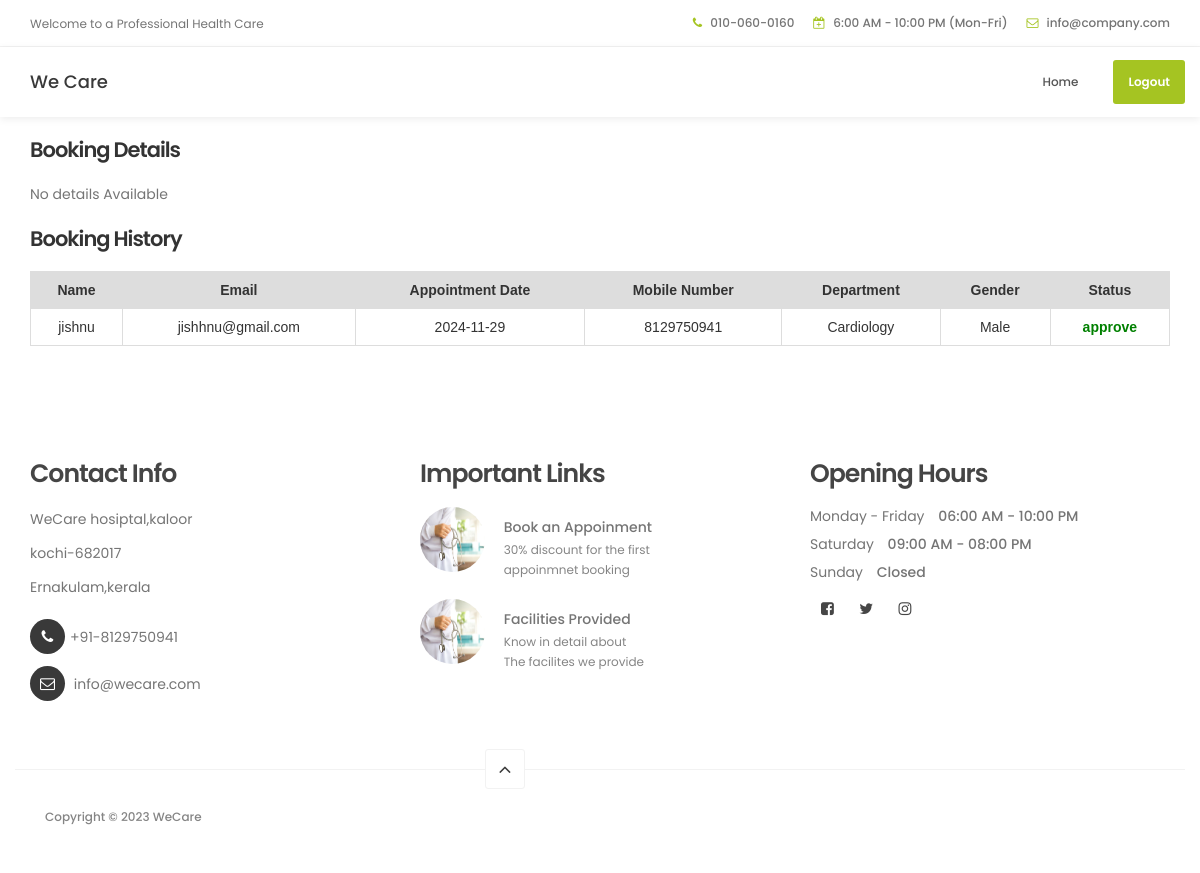
Screenshot of /details (signed in) with the database file from the repository.
### hosptialapp/models.py (models this page shows, shortened)
class booking_db(models.Model):
    name = models.CharField(max_length=200)
    email = models.CharField(max_length=200)
    date = models.CharField(max_length=200)
    status_choice = [('male', 'Male'), ('female', 'Female'), ('notspecified', 'Notspecified')]
    gender = models.CharField(max_length=25, choices=status_choice, default='Notspecified')
    department = models.CharField(max_length=200)
    phone = models.CharField(max_length=200, default=0)
    message = models.CharField(max_length=200)
    payment = models.CharField(max_length=200, default=0)
    status_choice = [
        ('approve', 'approve'),
        ('reject', 'reject'),
        ('pending', 'pending')
    ]
    status = models.CharField(max_length=10, choices=status_choice, default='pending')

### hosptialapp/views.py (the view)
# urls.py: path('details',views.booking_dtl),
def booking_dtl(request):
    pending_booking = []
    history = []
    d = booking_db.objects.filter(status='pending')
    for i in d:
        if i.email == request.session['id']:
            pending_booking.append(i)
    d1 = booking_db.objects.filter(status='approve')
    for j in d1:
        if j.email == request.session['id']:
            history.append(j)
    return render(request, 'booking_details.html', {'data': pending_booking, 'data1': history})

### template/booking_details.html (shortened to what this page needs)
<!DOCTYPE html>
<html lang="en">
<head>
          {% load static %}
     <link rel="stylesheet" href="{% static 'css/bootstrap.min.css' %}">
     <link rel="stylesheet" href="{% static 'css/font-awesome.min.css' %}">
     <link rel="stylesheet" href="{% static 'css/animate.css' %}">
     <link rel="stylesheet" href="{% static 'css/owl.carousel.css' %}">
     <link rel="stylesheet" href="{% static 'css/owl.theme.default.min.css' %}">
     <link rel="stylesheet" href="https://cdnjs.cloudflare.com/ajax/libs/font-awesome/4.7.0/css/font-awesome.min.css">
     <link rel="stylesheet" href="{% static 'css/tooplate-style.css' %}">
</head>
<body id="top" data-spy="scroll" data-target=".navbar-collapse" data-offset="50">
     <header>
          <div class="container">
               <div class="row">
                    <div class="col-md-4 col-sm-5">
                         <p>Welcome to a Professional Health Care</p>
                    </div>
                    <div class="col-md-8 col-sm-7 text-align-right">
                         <span class="phone-icon"><i class="fa fa-phone"></i> 010-060-0160</span>
                         <span class="date-icon"><i class="fa fa-calendar-plus-o"></i> 6:00 AM - 10:00 PM (Mon-Fri)</span>
                         <span class="email-icon"><i class="fa fa-envelope-o"></i> <a href="https://mail.google.com/">info@company.com</a></span>
                    </div>
               </div>
          </div>
     </header>
     <section class="navbar navbar-default navbar-static-top" role="navigation">
          <div class="container">
               <div class="navbar-header">
                    <a href="./" class="navbar-brand">We Care</a>
               </div>
               <div class="collapse navbar-collapse">
                    <ul class="nav navbar-nav navbar-right">
                         <li><a href="home" class="smoothScroll">Home</a></li>
                         <li class="appointment-btn"><a href="logout">Logout</a></li>
                    </ul>
               </div>
          </div>
     </section>
     <div class="container">
          <h3>Booking Details</h3><br>
     {% if data %}
     <table class="table table-dark">
          <tr>
               <th>Name</th>
               <th>Email</th>
               <th>Appointment Date</th>
               <th>Mobile Number</th>
               <th>Department</th>
               <th>Gender</th>
               <th>Status</th>
          </tr>
          {% for i in data %}
          <tr>
               <td>{{i.name}}</td>
               <td>{{i.email}}</td>
               <td>{{i.date}}</td>
               <td>{{i.phone}}</td>
               <td>{{i.department}}</td>
               <td>{{i.gender}}</td>
               <td style="color:red;font-weight:bold;">{{i.status}}</td>
          </tr>
          {% endfor %}
     </table>
     {% else %}
     <p>No details Available</p>
     {% endif %}
     <h3>Booking History</h3><br>
     <table class="table table-dark">
           {% if data1 %}
          <tr>
               <th>Name</th>
               <th>Email</th>
               <th>Appointment Date</th>
               <th>Mobile Number</th>
               <th>Department</th>
               <th>Gender</th>
               <th>Status</th>
          </tr>
           {% for i in data1 %}
          <tr>
               <td>{{i.name}}</td>
               <td>{{i.email}}</td>
               <td>{{i.date}}</td>
               <td>{{i.phone}}</td>
               <td>{{i.department}}</td>
               <td>{{i.gender}}</td>
               <td style="color:green;font-weight:bold;">{{i.status}}</td>
          </tr>
          {% endfor %}
     </table>
     {% endif %}
     </div>
     <footer data-stellar-background-ratio="5">
          <div class="container">
               <div class="row">
                    <div class="col-md-4 col-sm-4">
                         <div class="footer-thumb">
                              <h4 class="wow fadeInUp" data-wow-delay="0.4s">Contact Info</h4>
                              <p>WeCare hosiptal,kaloor</p>
                              <p>kochi-682017</p>
                              <p>Ernakulam,kerala</p>
                              <div class="contact-info">
                                   <p><i class="fa fa-phone"></i>+91-8129750941</p>
                                   <p><i class="fa fa-envelope-o"></i> <a href="#">info@wecare.com</a></p>
                              </div>
                         </div>
                    </div>
                    <div class="col-md-4 col-sm-4">
                         <div class="footer-thumb">
                              <h4 class="wow fadeInUp" data-wow-delay="0.4s">Important Links </h4>
                              <div class="latest-stories">
                                   <div class="stories-image">
                                        <a href="#"><img src="{% static 'images/news-image.jpg' %}" class="img-responsive" alt=""></a>
                                   </div>
                                   <div class="stories-info">
                                        <a href="#"><h5>Book an Appoinment</h5></a>
                                        <span>30% discount for the first <br> appoinmnet booking</span>
                                   </div>
                              </div>
                              <div class="latest-stories">
                                   <div class="stories-image">
                                        <a href="#"><img src="{% static 'images/news-image.jpg' %}" class="img-responsive" alt=""></a>
                                   </div>
                                   <div class="stories-info">
                                        <a href="#"><h5>Facilities Provided</h5></a>
                                        <span>Know in detail about <br> The facilites we provide</span>
                                   </div>
                              </div>
                         </div>
                    </div>
                    <div class="col-md-4 col-sm-4">
                         <div class="footer-thumb">
                              <div class="opening-hours">
                                   <h4 class="wow fadeInUp" data-wow-delay="0.4s">Opening Hours</h4>
                                   <p>Monday - Friday <span>06:00 AM - 10:00 PM</span></p>
                                   <p>Saturday <span>09:00 AM - 08:00 PM</span></p>
                                   <p>Sunday <span>Closed</span></p>
                              </div>
                              <ul class="social-icon">
                                   <li><a href="https://www.facebook.com/tooplate" class="fa fa-facebook-square" attr="facebook icon"></a></li>
                                   <li><a href="#" class="fa fa-twitter"></a></li>
                                   <li><a href="#" class="fa fa-instagram"></a></li>
                              </ul>
                         </div>
                    </div>
                    <div class="col-md-12 col-sm-12 border-top ">
                         <div class="col-md-4 col-sm-6">
                              <div class="copyright-text">
                                   <p>Copyright &copy; 2023 WeCare
                              </div>
                         </div>
                         <div class="col-md-2 col-sm-2 text-align-center">
                              <div class="angle-up-btn">
                                  <a href="#top" class="smoothScroll wow fadeInUp" data-wow-delay="1.2s"><i class="fa fa-angle-up"></i></a>
                              </div>
                         </div>
                    </div>
               </div>
          </div>
     </footer>
</body>
</html>

### static/css/tooplate-style.css (style rules this page uses)
body { background: #ffffff; font-family: 'Poppins', sans-serif; overflow-x: hidden; }
h1,h2,h3,h4,h5,h6 { font-weight: 600; line-height: inherit; }
h1,h2,h3,h4 { letter-spacing: -1px; }
h5 { font-weight: 500; }
h3 { font-size: 1.8em; line-height: 1.2em; margin-bottom: 0; }
h4 { color: #454545; font-size: 1.8em; padding-bottom: 2px; }
p { color: #757575; font-size: 14px; font-weight: normal; line-height: 24px; }
html { -webkit-font-smoothing: antialiased; }
a { color: #252525; -webkit-transition: 0.5s; transition: 0.5s; text-decoration: none !important; }
.text-align-right { text-align: right; }
.text-align-center { text-align: center; }
.border-top { border-top: 1px solid #f2f2f2; margin-top: 4em; padding-top: 2.5em; }
header { background: #ffffff; border-bottom: 1px solid #f2f2f2; display: flex; height: 45px; }
header .col-md-8 { padding-right: 0; }
header p, header span { font-size: 12px; line-height: 24px; padding-top: 12px; }
header a, header span { color: #747474; }
header span { font-weight: 500; display: inline-block; padding: 11px 15px; }
header span.date-icon { border-left: 1px solid #f2f2f2; border-right: 1px solid #f2f2f2; padding-right: 19px; padding-left: 19px; }
header span i { color: #a5c422; margin-right: 5px; }
.navbar-default { background: #ffffff; box-shadow: 0 2px 8px rgba(0,0,0,.075); border: none; margin-bottom: 0; padding: 10px; }
.navbar-default .navbar-brand { color: #393939; font-weight: 500; }
.navbar-default .navbar-nav li.appointment-btn { margin: 3px 0 0 20px; }
.navbar-default .navbar-nav li.appointment-btn a { background: #a5c422; border-radius: 3px; color: #ffffff; font-weight: 600; padding-top: 12px; padding-bottom: 12px; }
.navbar-default .navbar-nav li a { color: #555555; font-size: 12px; font-weight: 500; padding-right: 20px; padding-left: 20px; -webkit-transition: all ease-in-out 0.4s; transition: all ease-in-out 0.4s; }
footer { padding-top: 80px; padding-bottom: 40px; }
footer h4 { padding-bottom: 5px; }
footer a { color: #757575; }
.contact-info { padding-top: 10px; }
.contact-info .fa { background: #393939; border-radius: 100%; color: #ffffff; font-size: 15px; width: 35px; height: 35px; line-height: 35px; text-align: center; margin-right: 5px; margin-bottom: 2px; }
.latest-stories { margin-bottom: 20px; }
.stories-image, .stories-info { display: inline-block; vertical-align: top; }
.stories-image img { border-radius: 100%; width: 65px; height: 65px; }
.stories-info { margin-left: 15px; }
.stories-info h5 { margin-bottom: 2px; }
.stories-info span { color: #858585; font-size: 12px; }
.opening-hours p { line-height: 18px; }
.opening-hours span { font-weight: 500; display: inline-block; padding-left: 10px; }
.copyright-text p, .footer-link a { color: #858585; font-size: 12px; font-weight: 500; }
.angle-up-btn { position: relative; bottom: 4em; display: block; }
.angle-up-btn a { background: #ffffff; border: 1px solid #f2f2f2; border-radius: 3px; font-size: 20px; color: #393939; display: inline-block; text-align: center; width: 40px; height: 40px; line-height: 38px; transition: transform 0.1s ease-in; transform: translateX(0); }
.social-icon { position: relative; padding: 0; margin: 0; }
.social-icon li { display: inline-block; list-style: none; }
.social-icon li a { border-radius: 100px; color: #464646; font-size: 15px; width: 35px; height: 35px; line-height: 35px; text-decoration: none; text-align: center; transition: all 0.4s ease-in-out; position: relative; }
@media only screen and (max-width: 1200px) { h3 { font-size: 1.5em; } }
@media only screen and (max-width: 1200px) { header { height: inherit; } }
@media only screen and (max-width: 1200px) { header span.date-icon { border: 0; padding-right: 0; padding-left: 0; } }
@media only screen and (max-width: 1200px) { header span.email-icon { padding-top: 0; } }
@media only screen and (max-width: 1200px) { .navbar-default .navbar-nav li a { padding-right: 15px; padding-left: 15px; } }

### template/booking_details.html (style rules this page uses)
table { font-family:arial,sans-serif; border-collapse:collapse; width:80%; }
td,th { border:1px solid #dddddd; text-align:center; padding:8px; }
tr:nth-child(1) { background-color:#dddddd; }

### rows the page displays
booking_db: name "jishnu", email "jishhnu@gmail.com", date "2024-11-29", phone "8129750941", department "Cardiology", gender "Male", status "approve"
